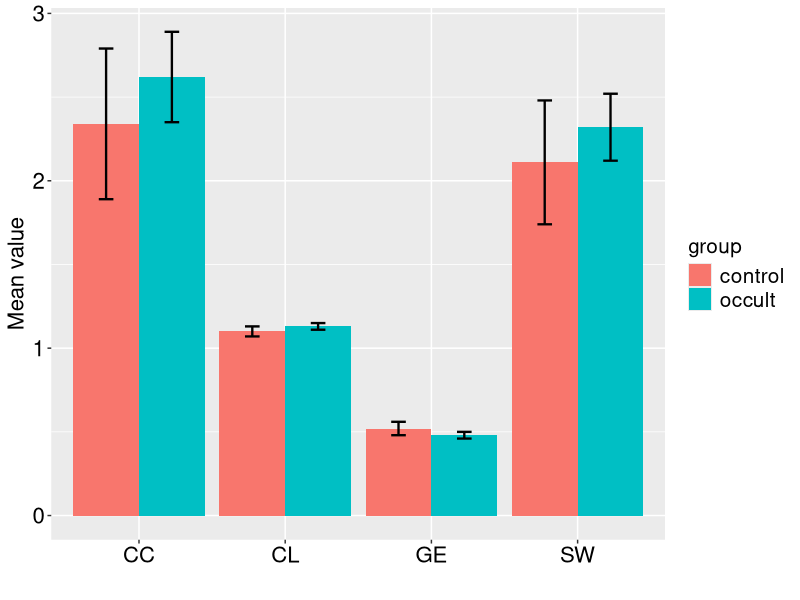

Write R code to recreate this figure.
#This file is used to plot significant figure. 
library(ggplot2)
data2plot <- data.frame(
  trt = factor(c('CC','CC', 'CL', 'CL','GE','GE','SW','SW')),
  resp = c(2.34, 2.62, 1.1,1.13, 0.52, 0.48, 2.11, 2.32),
  group = factor(c(1, 2, 1, 2, 1, 2, 1, 2)),
  se = c(0.45, 0.27, 0.03, 0.02, 0.04, 0.02, 0.37, 0.2)
)

data2plot$group <- factor(data2plot$group,labels = c('control','occult'),levels = c(1,2))

limits <- aes(ymax = resp + se, ymin=resp - se)
dodge <- position_dodge(width=0.9)
plot1 <- ggplot(data=data2plot,aes(x=trt,y=resp,fill=group))

plot1 <- plot1 + geom_bar(position=dodge,stat='identity') + geom_errorbar(limits,position=dodge,width=0.2,size = 0.8)+
xlab(' ') + ylab('Mean value') + theme(axis.text=element_text(colour='#000000',size=16),
legend.text = element_text(size=15),legend.title = element_text(size=15),axis.title = element_text(size=16))